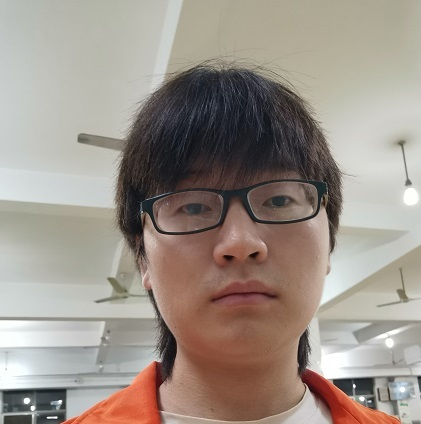
//> input picture 实验/Resources/man.jpg, 421 x 424 px
$ ./demo4   (built with g++ and OpenCV 4)
//> lines starting //> are read from the running program, lines starting //| are printed output that depends on the picture; after the words box and inside, x2 and y2 are one past the last pixel; in counts of white or black regions, pixels touching at a corner belong together
#include<opencv2/highgui.hpp>
#include<opencv2/imgcodecs.hpp>
#include<opencv2/imgproc.hpp>
#include<iostream>
#include<conio.h>


using namespace std;
using namespace cv;
//////////////////base function ///////////////////////////
int main()
{
	string path = "Resources/man.jpg";
	Mat img = imread(path);
//> img is the input picture: 424 rows x 421 cols, CV_8UC3; mean B, G, R 137.1, 146.1, 156.8
	Mat imgGray,imgBlur,imgCanny,imgDil,imgEro;
	//灰度图像,模糊，轮廓，图像增强，图像侵蚀
	cvtColor(img, imgGray,COLOR_BGR2GRAY);
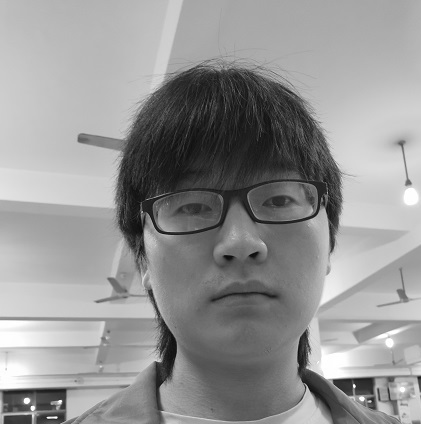
//> imgGray: 424 rows x 421 cols, CV_8UC1; min 12, max 255, mean 148.3
	GaussianBlur(imgGray, imgBlur, Size(3,3), 3, 0);
	//高斯模糊
	Canny(imgBlur, imgCanny, 25, 75);
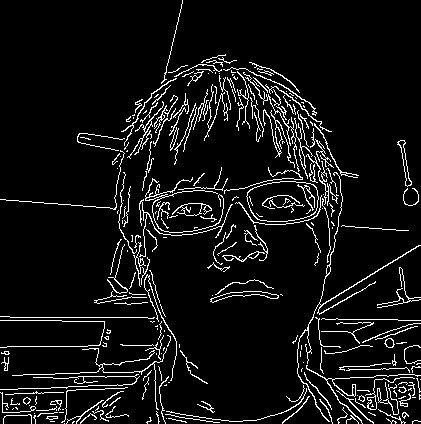
//> imgCanny: 424 rows x 421 cols, CV_8UC1; 7.2% white in thin lines or dots
	//
	Mat kernal = getStructuringElement(MORPH_RECT,Size(3, 3));

	dilate(imgCanny, imgDil, kernal);
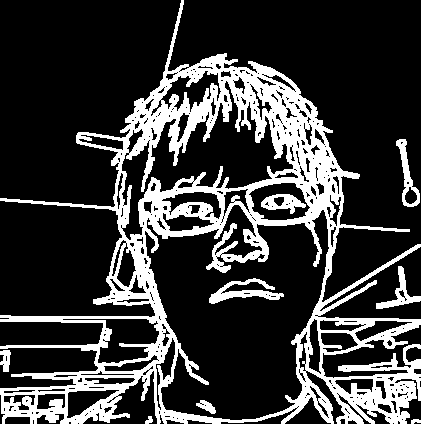
//> imgDil: 424 rows x 421 cols, CV_8UC1; 22.7% white; 9 white regions, largest, box (x1, y1, x2, y2) and area: (0, 0, 421, 424) 37870, (209, 278, 284, 304) 749, (396, 139, 420, 207) 523

	erode(imgDil, imgEro, kernal);
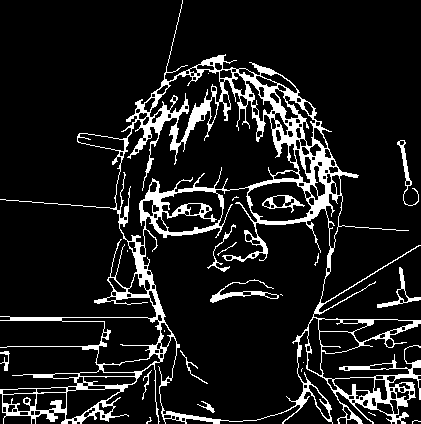
//> imgEro: 424 rows x 421 cols, CV_8UC1; 11.2% white; 22 white regions (11 under 20 px), largest, box (x1, y1, x2, y2) and area: (0, 0, 421, 424) 18416, (210, 279, 279, 303) 350, (377, 267, 421, 308) 272

	imshow("img", img);
	imshow("imgGray", imgGray);
	imshow("imgBlur", imgBlur);
	imshow("imgCanny", imgCanny);
	imshow("imgDilation", imgDil);
	imshow("imgEro", imgEro);
	waitKey(100000);

	return 0;
}
